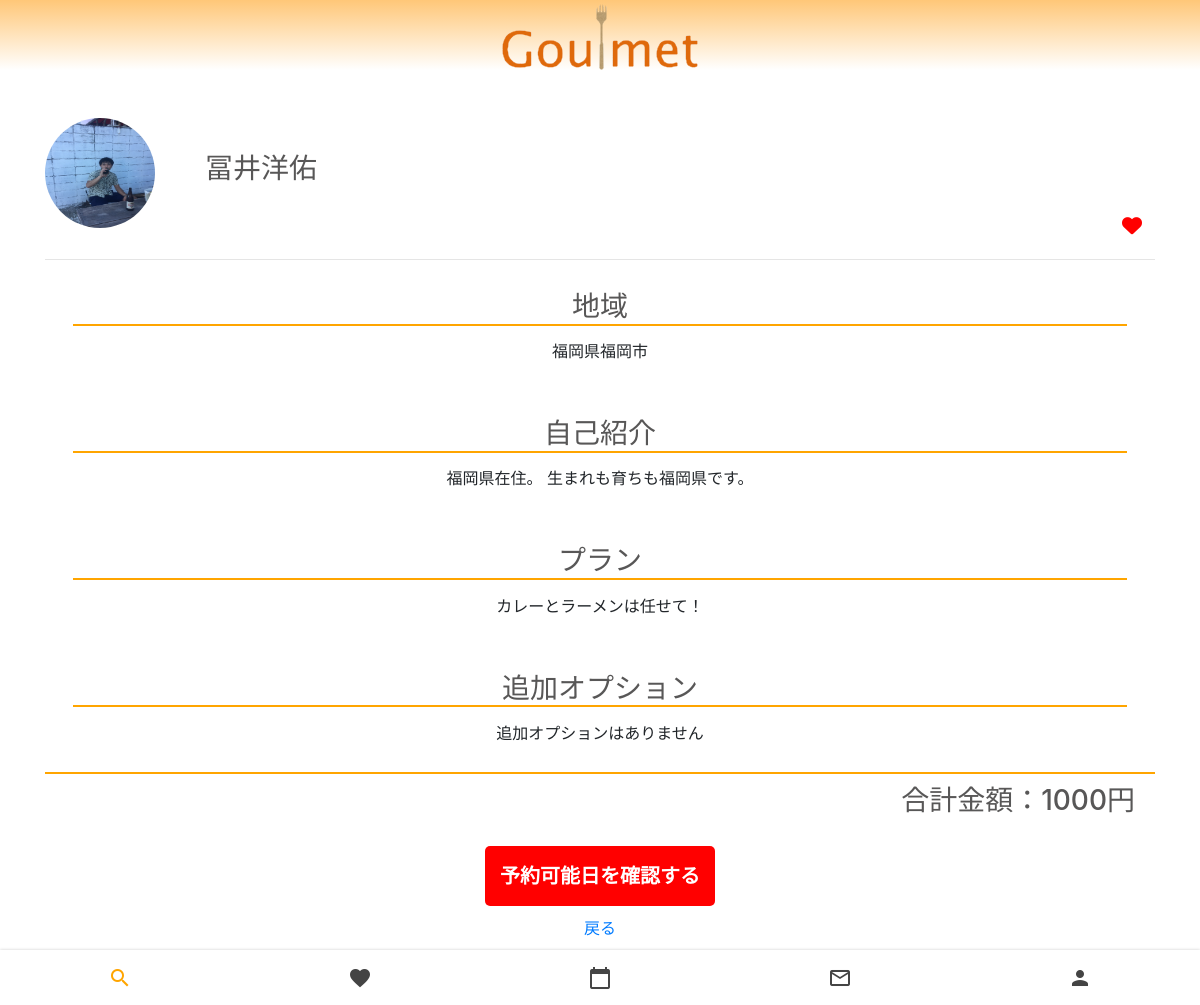
The app's page /search/goulmet_info/1 (signed in), older data.
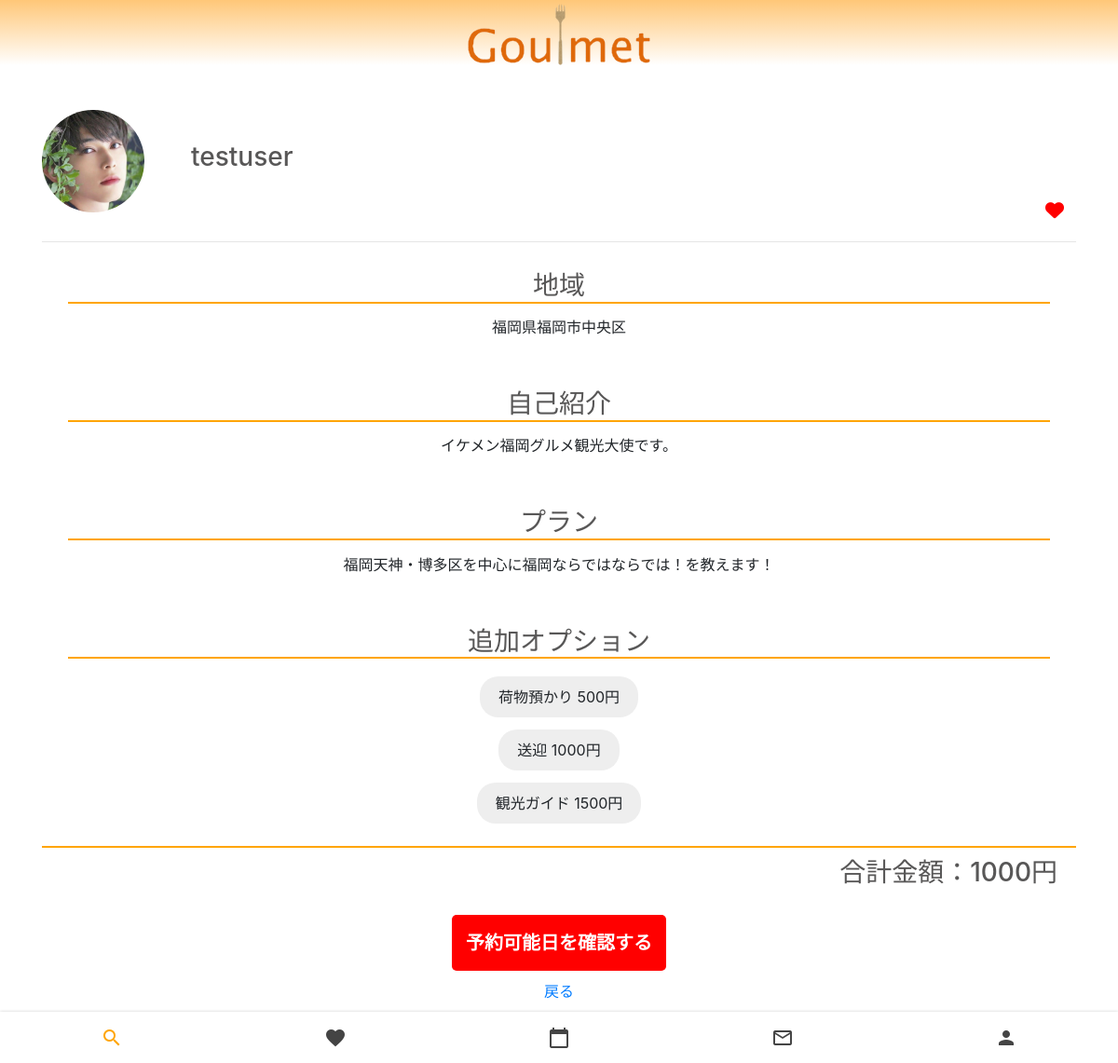
The same page, newer data.
### account/models.py (models this page shows, shortened)
class GoulmetModel(models.Model):
    user_id = models.ForeignKey(CustomUser,on_delete=models.CASCADE)
    self_introduction = models.TextField('自己紹介',max_length=140)
    area = models.CharField('地域',max_length=50)
    plan = models.TextField('プラン',max_length=50,null=True)
    base_price = models.IntegerField('基本料金')
    is_pass = models.BooleanField('審査合格フラグ',null=True)
    created_at = models.DateTimeField('作成日時',auto_now_add=True)
    like = models.ManyToManyField(CustomUser, related_name='like', blank=True)

class OptionModel(models.Model):
    option = models.CharField('オプション内容',max_length=100)
    price = models.IntegerField('追加料金')
    user_id = models.ForeignKey(CustomUser,on_delete=models.CASCADE)

### myuser/models.py (models this page shows)
class CustomUser(AbstractUser):
    icon = models.ImageField(upload_to = 'upload',blank=True)
    is_goulmet = models.BooleanField(default=False)
    def __str__(self):
        return self.username

### search_app/views.py (the view)
# urls.py: path('goulmet_info/<int:pk>', goulmet_info, name='goulmet_info'),
@login_required
def goulmet_info(request, pk):
    if 'options' in request.session:
        del request.session['options']
    if 'base_price' in request.session:
        del request.session['base_price']
    if 'goulmet_id' in request.session:
        del request.session['goulmet_id']
    if 'date' in request.session:
        del request.session['date']
    object = GoulmetModel.objects.get(pk=pk)
    customuser = object.user_id.pk
    object2 = OptionModel.objects.all().filter(user_id=customuser)
    liked = False
    if object.like.filter(id=request.user.id).exists():
       liked = True
    return render(request, 'search/goulmet_info.html', {'object': object,'object2': object2,'liked': liked})

### templates/search/goulmet_info.html (shortened to what this page needs)
{% extends 'base.html' %}
{% load static %}
{% block customcss %}
<link rel="stylesheet" href="{% static 'goulmet_info.css' %}">
{% endblock %}
{% block content %}
<head>
    <link rel="stylesheet" href="https://stackpath.bootstrapcdn.com/bootstrap/4.2.1/css/bootstrap.min.css">
</head>
<div class="container">
    <div class="mt-5">
        <div class="icon_name">
            {% if object.user_id.icon %}
                <img style="margin-right: 50px;" id="icon" src="{{object.user_id.icon.url}}" alt="" id="preview">
            {% else %}
                <img style="margin-right: 50px;" id="icon" src="{% static 'img/no_icon.png' %}" alt="" id="preview">
            {% endif %}
            <h3 style="color: rgb(88, 87, 87);">{{object.user_id}}</h3>
        </div>
        <div>
            {% include 'favorite/favorite.html' %}
        </div>
        <hr>
        <div class="box">
            <h3>地域</h3>
            <div class="inner">
              <p>{{object.area}}</p>
            </div>
        </div>
        <div class="box">
            <h3>自己紹介</h3>
            <div class="inner">
              <p>{{object.self_introduction}}</p>
            </div>
        </div>
        <div class="box">
            <h3>プラン</h3>
            <div class="inner">
              <p>{{object.plan}}</p>
            </div>
        </div>
        <div class="box">
            <h3>追加オプション</h3>
            <div class="inner">
                <form class="option_form" action="{% url 'reservation:session_save' %}" method="POST">{% csrf_token %}
                    {% if object2 %}
                    {% for item in object2 %}
                        <div style="margin: 5px;" name="options" class="btn2_wrap">
                            <label for="{{item.id}}">{{item.option}} {{item.price}}円</label>
                        </div>
                    {% endfor %}
                    {% else %}
                        <p>追加オプションはありません</p>
                    {% endif %}
            </div>
        </div>
                    <div class="base_price">
                        <h3>合計金額：<span id="total">{{object.base_price}}</span>円</h3>
                    </div>
                    <div class="reservation">
                        <input style="border-radius: 5px;" type="submit" value="予約可能日を確認する">
                    </div>
        <div style="text-align: center;">
            <a href="{% url 'search_app:search_form' %}">戻る</a>
        </div>
    </div>
</div>
<nav class="nav">
    <a style="text-decoration: none;" href="{% url 'search_app:search_form' %}" id="1" class="nav__link nav__link--active">
        <i class="material-icons nav__icon">search</i>
    </a>
    <a style="text-decoration: none;" href="{% url 'favorite:favorite_list' %}" id="2" class="nav__link">
        <i class="material-icons nav__icon">favorite</i>
    </a>
    <a style="text-decoration: none;" href="{% url 'reservation:reservation_confirm' %}" id="3" class="nav__link">
        <i class="material-icons nav__icon">calendar_today</i>
    </a>
    <a style="text-decoration: none;" href="{% url 'chat:chat_list' %}" id="4" class="nav__link">
        <i class="material-icons nav__icon">mail_outline</i>
    </a>
    <a style="text-decoration: none;" href="{% url 'account:user_update' %}" id="5" class="nav__link">
        <i class="material-icons nav__icon">person</i>
    </a>
</nav>
{% endblock %}

Row changes from the older to the newer data that the page shows:
changed GoulmetModel: user_id.icon: a different picture; user_id "冨井洋佑" → "testuser"; area "福岡県福岡市" → "福岡県福岡市中央区"; self_introduction "福岡県在住。 生まれも育ちも福岡県です。" → "イケメン福岡グルメ観光大使です。"; plan "カレーとラーメンは任せて！" → "福岡天神・博多区を中心に福岡ならではならでは！を教えます！"
added OptionModel: option "荷物預かり", price "500"
added OptionModel: option "送迎", price "1000"
added OptionModel: option "観光ガイド", price "1500"
Text that changed along with them:
text no longer shown: "追加オプションはありません"
